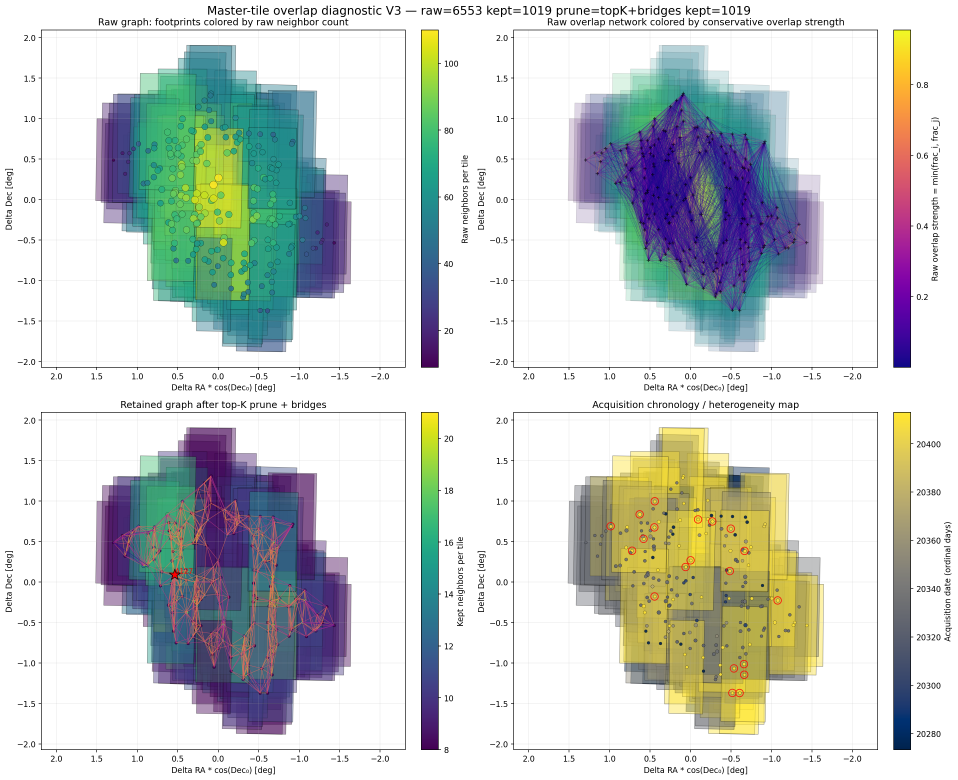
#> input picture tools/tile_overlap_diag/master_tiles_v3_overview.png, 2873 x 2340 px (shown at 1/3 size); its folder holds only this picture in this run
$ python -i lecropper.py   (imports and definitions only)
#> lines starting #> are read from the running program, lines starting #| are printed output that depends on the picture; after the words box and inside, x2 and y2 are one past the last pixel; in counts of white or black regions, pixels touching at a corner belong together
"""
╔═══════════════════════════════════════════════════════════════════════════════════╗
║ ZeMosaic / ZeSeestarStacker Project                                               ║
║                                                                                   ║
║ Auteur  : Tinystork, seigneur des couteaux à beurre (aka Tristan Nauleau)         ║
║ Partenaire : J.A.R.V.I.S. (/ˈdʒɑːrvɪs/) — Just a Rather Very Intelligent System   ║
║              (aka ChatGPT, Grand Maître du ciselage de code)                      ║
║                                                                                   ║
║ Licence : GNU General Public License v3.0 (GPL-3.0)                               ║
║                                                                                   ║
║ Description :                                                                     ║
║   Ce programme a été forgé à la lueur des pixels et de la caféine,                ║
║   dans le but noble de transformer des nuages de photons en art                   ║
║   astronomique. Si vous l’utilisez, pensez à dire “merci”,                        ║
║   à lever les yeux vers le ciel, ou à citer Tinystork et J.A.R.V.I.S.             ║
║   (le karma des développeurs en dépend).                                          ║
║                                                                                   ║
║ Avertissement :                                                                   ║
║   Aucune IA ni aucun couteau à beurre n’a été blessé durant le                    ║
║   développement de ce code.                                                       ║
╚═══════════════════════════════════════════════════════════════════════════════════╝


╔═══════════════════════════════════════════════════════════════════════════════════╗
║ ZeMosaic / ZeSeestarStacker Project                                               ║
║                                                                                   ║
║ Author  : Tinystork, Lord of the Butter Knives (aka Tristan Nauleau)              ║
║ Partner : J.A.R.V.I.S. (/ˈdʒɑːrvɪs/) — Just a Rather Very Intelligent System      ║
║           (aka ChatGPT, Grand Master of Code Chiseling)                           ║
║                                                                                   ║
║ License : GNU General Public License v3.0 (GPL-3.0)                               ║
║                                                                                   ║
║ Description:                                                                      ║
║   This program was forged under the sacred light of pixels and                    ║
║   caffeine, with the noble intent of turning clouds of photons into               ║
║   astronomical art. If you use it, please consider saying “thanks,”               ║
║   gazing at the stars, or crediting Tinystork and J.A.R.V.I.S. —                  ║
║   developer karma depends on it.                                                  ║
║                                                                                   ║
║ Disclaimer:                                                                       ║
║   No AIs or butter knives were harmed in the making of this code.                 ║
╚═══════════════════════════════════════════════════════════════════════════════════╝
"""

# [1 line not run here, left out]

import os
import sys
from pathlib import Path
import csv
import traceback
import tkinter as tk
from tkinter import filedialog, messagebox

import logging

import numpy as np
from astropy.io import fits
from typing import Any

try:  # SciPy is optional; fall back gracefully if missing
    from scipy import ndimage as _NDIMAGE  # type: ignore[import]
except Exception:  # pragma: no cover - SciPy not installed
    _NDIMAGE = None

from matplotlib.backends.backend_tkagg import FigureCanvasTkAgg
from matplotlib.figure import Figure


# ----------------------------- utilitaires numpy -----------------------------

# [74 lines left out: functions _safe_minmax, _normalize01, pool2, binary_erosion1, _binary_erosion, bbox_from_mask, not called in this run]


# -------------------------- coeur: détection auto-crop -----------------------

logger = logging.getLogger(__name__)

MIN_COVERAGE_ABS_DEFAULT = 3.0
MIN_COVERAGE_FRAC_DEFAULT = 0.4
MORPH_OPEN_PX_DEFAULT = 3

_COVERAGE_EXTNAME_CANDIDATES = (
    "COVERAGE",
    "COVER",
    "COV",
    "WEIGHT",
    "WEIGHTS",
    "WEIGHTMAP",
)
_COVERAGE_SIDE_SUFFIXES = ("_coverage", ".coverage", "-coverage")
_COVERAGE_SIDE_EXTENSIONS = (".fits", ".fit", ".fts")

_ALPHA_EXPORT_SETTINGS: dict[str, Any] | None = None


# [137 lines left out: functions _get_altaz_alpha_settings, _build_altaz_mask_from_coverage, not called in this run]


def _build_low_signal_border_mask(
    arr: np.ndarray,
    spatial_shape: tuple[int, int],
    leading_spatial: bool,
    margin_percent: float = 5.0,
    k_sigma: float = 1.0,
    min_inner_frac: float = 0.2,
) -> np.ndarray:
    """
    Build a 2D float mask [0,1] that downweights low-signal border regions.
    """

    if len(spatial_shape) != 2:
        raise ValueError("spatial_shape must be a tuple of (H, W)")

    H, W = int(spatial_shape[0]), int(spatial_shape[1])
    if H <= 0 or W <= 0:
        raise ValueError("spatial dimensions must be positive")

    arr_f = np.asarray(arr, dtype=np.float32)
    arr_f = np.nan_to_num(arr_f, nan=0.0, posinf=0.0, neginf=0.0)

    if arr_f.ndim == 2:
        lum2d = np.abs(arr_f)
    else:
        data = arr_f
        if leading_spatial:
            if data.shape[0] != H or data.shape[1] != W:
                if data.size % (H * W) != 0:
                    raise ValueError("array cannot be reshaped to (H, W, ...)")
                data = data.reshape(H, W, -1)
            axes = tuple(range(2, data.ndim))
        else:
            if data.shape[-2] != H or data.shape[-1] != W:
                if data.size % (H * W) != 0:
                    raise ValueError("array cannot be reshaped to (..., H, W)")
                data = data.reshape(-1, H, W)
            axes = tuple(range(0, data.ndim - 2))
        if axes:
            lum2d = np.mean(np.abs(data), axis=axes)
        else:
            lum2d = np.abs(data)

    lum2d = np.nan_to_num(lum2d, nan=0.0, posinf=0.0, neginf=0.0).astype(np.float32, copy=False)
    if lum2d.shape != (H, W):
        lum2d = lum2d.reshape(H, W)

    min_inner_frac = float(np.clip(min_inner_frac, 0.0, 0.45))
    inner_y0 = int(min_inner_frac * H)
    inner_y1 = int((1.0 - min_inner_frac) * H)
    inner_x0 = int(min_inner_frac * W)
    inner_x1 = int((1.0 - min_inner_frac) * W)

    def _ensure_span(start, end, limit):
        start = max(0, min(start, limit))
        end = max(start + 2, min(end, limit))
        if end - start < 4:
            center = limit // 2
            start = max(0, center - 2)
            end = min(limit, center + 2)
        return start, end

    inner_y0, inner_y1 = _ensure_span(inner_y0, inner_y1, H)
    inner_x0, inner_x1 = _ensure_span(inner_x0, inner_x1, W)

    core = lum2d[inner_y0:inner_y1, inner_x0:inner_x1]
    if core.size == 0:
        core = lum2d

    med = float(np.median(core))
    mad = float(np.median(np.abs(core - med)))
    sigma = 1.4826 * mad if mad > 0 else float(np.std(core))
    if not np.isfinite(sigma) or sigma <= 0:
        sigma = float(np.std(lum2d))
    if not np.isfinite(sigma) or sigma <= 0:
        sigma = 1e-3

    margin_percent = float(margin_percent)
    min_dim = float(min(H, W))
    margin_px = max(1.0, margin_percent * 0.01 * min_dim)
    band = max(4, int(round(margin_px)))
    thr_low = med - float(k_sigma) * sigma

    border = np.zeros_like(lum2d, dtype=bool)
    border[:band, :] = True
    border[-band:, :] = True
    border[:, :band] = True
    border[:, -band:] = True

    low_signal = border & (lum2d < thr_low)

    ndi = _NDIMAGE
    if ndi is not None and np.any(low_signal):
        try:
            low_signal = ndi.binary_opening(low_signal, iterations=1)
        except Exception:
            pass

    good = ~low_signal
    if not np.any(good):
        return np.ones_like(lum2d, dtype=np.float32)

    if ndi is not None:
        dist = ndi.distance_transform_edt(good)
    else:
        dist = np.where(good, 1.0, 0.0).astype(np.float32, copy=False)

    alpha = np.zeros_like(dist, dtype=np.float32)
    margin_feather = max(1.0, margin_px)

    if margin_feather <= 0:
        return good.astype(np.float32, copy=False)

    inside = dist >= margin_feather
    edge = (dist > 0) & (dist < margin_feather)

    alpha[inside] = 1.0
    if np.any(edge):
        t = dist[edge] / margin_feather
        alpha[edge] = t

    alpha[~good] = 0.0
    alpha = np.clip(alpha, 0.0, 1.0, out=alpha)
    return alpha


# [210 lines left out: functions detect_autocrop_rgb, _radial_falloff_mask, not called in this run]


def mask_altaz_artifacts(
    full_img,
    margin_percent=5.0,
    decay_ratio=0.15,
    fill_value=0.0,
    return_mask=False,
    hard_threshold=1e-3,
    coverage: np.ndarray | None = None,
    min_coverage_abs: float | None = None,
    min_coverage_frac: float | None = None,
    morph_open_px: int | None = None,
):
    """Softly attenuate Alt-Az rotation artifacts near the corners.

    Parameters
    ----------
    full_img : np.ndarray
        Image (2D) or cube (channel-first or channel-last) to be masked.
    margin_percent : float
        Percentage of the radius to attenuate from the borders.
    decay_ratio : float
        Controls how soft the transition is (0 -> hard cut).
    fill_value : float or None
        Value to use once the mask is close to zero. ``None`` keeps the
        smooth attenuation without forcing a hard fill.
    return_mask : bool
        Whether to return the generated mask alongside the image.
    hard_threshold : float
        Threshold below which the mask is considered "off" for fill_value.
    coverage : np.ndarray, optional
        Optional coverage map used to derive a data-driven alpha mask.
    min_coverage_abs : float, optional
        Absolute coverage threshold. Defaults to :data:`MIN_COVERAGE_ABS_DEFAULT`.
    min_coverage_frac : float, optional
        Fraction of max coverage to keep. Defaults to
        :data:`MIN_COVERAGE_FRAC_DEFAULT`.
    morph_open_px : int, optional
        Radius (in pixels) for morphological opening when coverage is used.
    """

    arr = np.asarray(full_img, dtype=np.float32)
    arr = arr.copy()

    if arr.ndim < 2:
        raise ValueError("mask_altaz_artifacts expects at least 2 dimensions")

    if arr.ndim == 2:
        spatial_shape = arr.shape
        leading_spatial = True
    else:
        head_shape = arr.shape[:2]
        tail_shape = arr.shape[-2:]
        head_area = head_shape[0] * head_shape[1]
        tail_area = tail_shape[0] * tail_shape[1]
        if head_area >= tail_area:
            spatial_shape = head_shape
            leading_spatial = True
        else:
            spatial_shape = tail_shape
            leading_spatial = False

    coverage_mask = None
    cov_arr = None
    if coverage is not None:
        try:
            cov_arr = np.asarray(coverage, dtype=np.float32)
            if cov_arr.ndim > 2:
                cov_arr = np.squeeze(cov_arr)
            if cov_arr.ndim != 2:
                raise ValueError("coverage map must be 2D")
            if cov_arr.shape != spatial_shape:
                logger.debug(
                    "Coverage map ignored due to shape mismatch: %s vs %s",
                    cov_arr.shape,
                    spatial_shape,
                )
                cov_arr = None
            elif not np.isfinite(cov_arr).any():
                logger.debug("Coverage map ignored: no finite values")
                cov_arr = None
        except Exception as exc:
            logger.debug("Coverage map ignored (%s)", exc)
            cov_arr = None

    if cov_arr is not None:
        try:
            cov_abs = MIN_COVERAGE_ABS_DEFAULT if min_coverage_abs is None else float(min_coverage_abs)
            cov_frac = MIN_COVERAGE_FRAC_DEFAULT if min_coverage_frac is None else float(min_coverage_frac)
            cov_morph = MORPH_OPEN_PX_DEFAULT if morph_open_px is None else int(morph_open_px)
        except Exception:
            cov_abs = MIN_COVERAGE_ABS_DEFAULT
            cov_frac = MIN_COVERAGE_FRAC_DEFAULT
            cov_morph = MORPH_OPEN_PX_DEFAULT

        try:
            _, coverage_mask = _build_altaz_mask_from_coverage(
                cov_arr,
                min_coverage_abs=cov_abs,
                min_coverage_frac=cov_frac,
                morph_open_px=cov_morph,
                margin_percent=margin_percent,
                decay=decay_ratio,
            )
        except Exception as exc:
            logger.warning(
                "AltAz coverage-based mask failed (%s); falling back to radial feather",
                exc,
            )
            coverage_mask = None

    if coverage_mask is not None:
        m = np.asarray(coverage_mask, dtype=np.float32)
        if m.ndim != 2:
            coverage_mask = None
        else:
            m = np.clip(m, 0.0, 1.0, out=m)
            frac_high = float((m > 0.99).mean())
            frac_low = float((m < 0.01).mean())
            if frac_high > 0.98 or frac_low > 0.98:
                logger.debug(
                    "Coverage-based mask considered non-discriminative "
                    "(frac_high=%.3f, frac_low=%.3f); will try signal-based fallback.",
                    frac_high,
                    frac_low,
                )
                coverage_mask = None

    mask2d = None
    if coverage_mask is not None:
        mask2d = np.asarray(coverage_mask, dtype=np.float32)
    else:
        try:
            mask2d = _build_low_signal_border_mask(
                arr,
                spatial_shape=spatial_shape,
                leading_spatial=leading_spatial,
                margin_percent=margin_percent,
                k_sigma=1.0,
                min_inner_frac=0.2,
            )
            logger.debug("AltAz cleanup: using low-signal border mask fallback")
        except Exception as exc:
            logger.debug("Low-signal fallback failed (%s); will use radial feather", exc)
            mask2d = None

    if mask2d is None:
        mask2d = _radial_falloff_mask(spatial_shape, margin_percent, decay_ratio)

    if arr.ndim == 2:
        masked = arr * mask2d
    elif leading_spatial:
        stretch = spatial_shape + (1,) * (arr.ndim - 2)
        masked = arr * mask2d.reshape(stretch)
    else:
        stretch = (1,) * (arr.ndim - 2) + spatial_shape
        masked = arr * mask2d.reshape(stretch)

    if fill_value is not None:
        fill_mask = mask2d <= float(hard_threshold)
        if np.isnan(fill_value):
            fill_value = np.nan
        if masked.ndim == 2:
            masked = np.where(fill_mask, fill_value, masked)
        elif leading_spatial:
            fill_shape = spatial_shape + (1,) * (masked.ndim - 2)
            masked = np.where(fill_mask.reshape(fill_shape), fill_value, masked)
        else:
            fill_shape = (1,) * (masked.ndim - 2) + spatial_shape
            masked = np.where(fill_mask.reshape(fill_shape), fill_value, masked)

    if return_mask:
        return masked, mask2d
    return masked


# [491 lines left out: functions apply_altaz_cleanup, _sanitize_coverage_array, _maybe_extract_coverage_from_hdul, _maybe_load_sidecar_coverage, _trim_color_edges_fullres, _trim_colorcast_edges_fullres and 2 more, not called in this run]


# ---------------------------------- GUI --------------------------------------

class AutoCropApp:
    # [259 lines left out: functions __init__, browse_dir, refresh_files, _get_altaz_params, analyze, on_select and 3 more, not called in this run]


# --------------------------------- main --------------------------------------

# [4 lines not run here, left out]

>>> import cv2
>>> picture = cv2.imread('tools/tile_overlap_diag/master_tiles_v3_overview.png', cv2.IMREAD_GRAYSCALE)
>>> result = mask_altaz_artifacts(picture)
#> in _build_low_signal_border_mask, `core = lum2d[inner_y0:inner_y1, inner_x0:inner_x1]`:
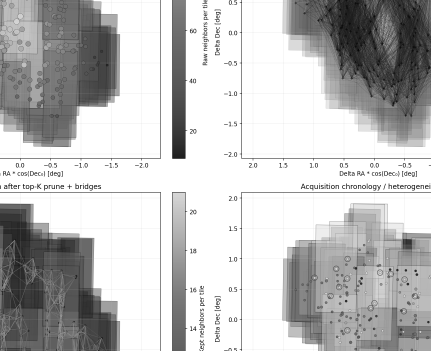
#> core: shape (1404, 1724) float32 (shown at 1/4 size); min 0, max 255, mean 191.6
#> in _build_low_signal_border_mask, `med = float(np.median(core))`: med = 255
#> in _build_low_signal_border_mask, `mad = float(np.median(np.abs(core - med)))`: mad = 0
#> in _build_low_signal_border_mask, `sigma = 1.4826 * mad if mad > 0 else float(np.std(core))`: sigma = 76.99
#> in _build_low_signal_border_mask, `thr_low = med - float(k_sigma) * sigma`: thr_low = 178
#> in _build_low_signal_border_mask, `low_signal = border & (lum2d < thr_low)`:
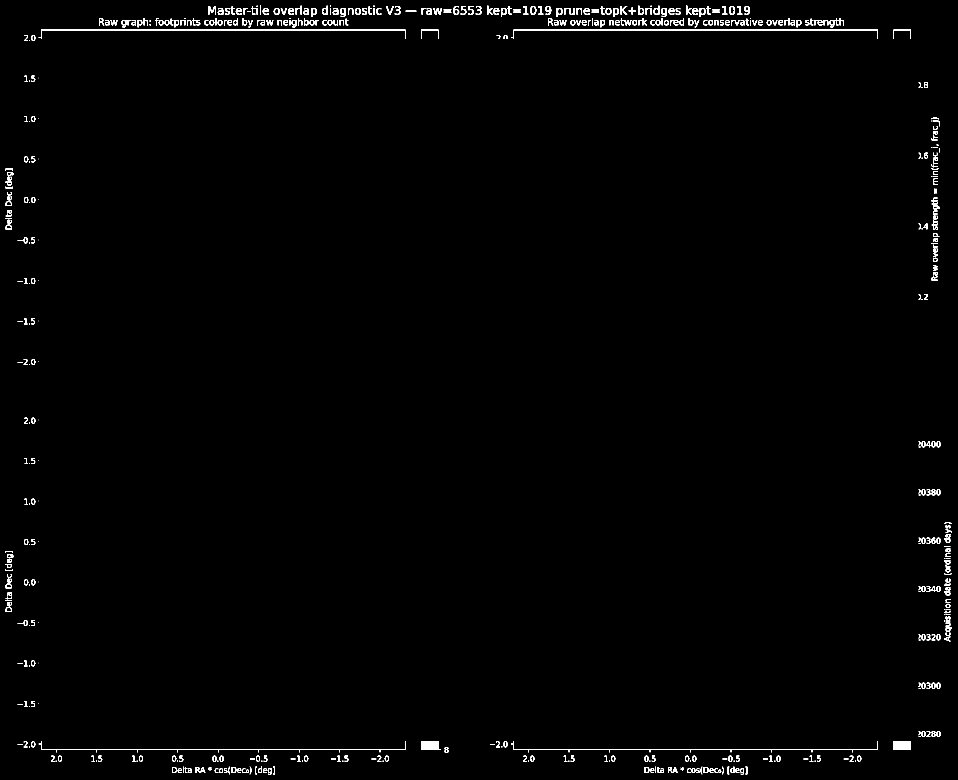
#> low_signal: shape (2340, 2873) bool (shown at 1/3 size); 0.87% white; 532 white regions (81 under 20 px), largest, box (x1, y1, x2, y2) and area: (116, 2223, 1217, 2257) 2428, (1533, 2223, 2634, 2257) 2428, (116, 89, 1217, 117) 2306
#> in _build_low_signal_border_mask, `dist = ndi.distance_transform_edt(good)`:
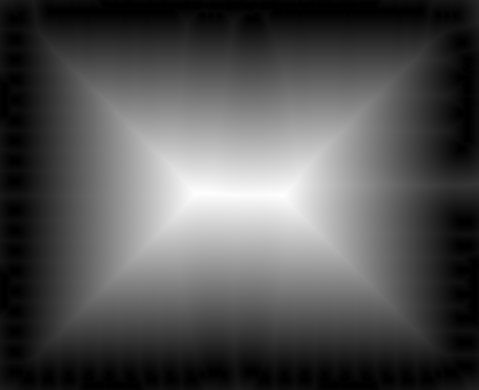
#> dist: shape (2340, 2873) float64 (shown at 1/6 size); min 0, max 1068.3, mean 342.8; drawn with min black and max white
#> in _build_low_signal_border_mask, `edge = (dist > 0) & (dist < margin_feather)`:
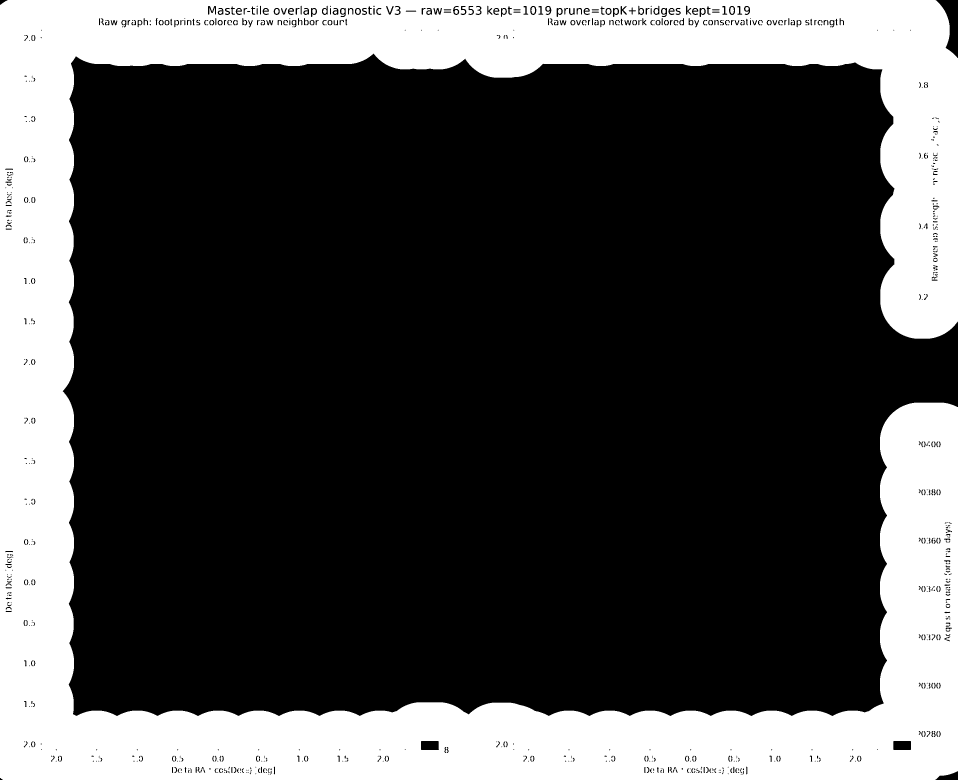
#> edge: shape (2340, 2873) bool (shown at 1/3 size); 28.5% white; 50 white regions, largest, box (x1, y1, x2, y2) and area: (0, 0, 2873, 2340) 1912619, (1594, 21, 1605, 42) 180, (2191, 21, 2202, 42) 180
#> in _build_low_signal_border_mask, `alpha[edge] = t`:
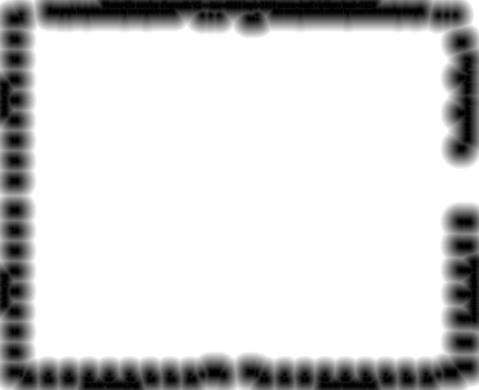
#> alpha: shape (2340, 2873) float32 (shown at 1/6 size); min 0, max 1, mean 0.829
#> in mask_altaz_artifacts, `masked = arr * mask2d`:
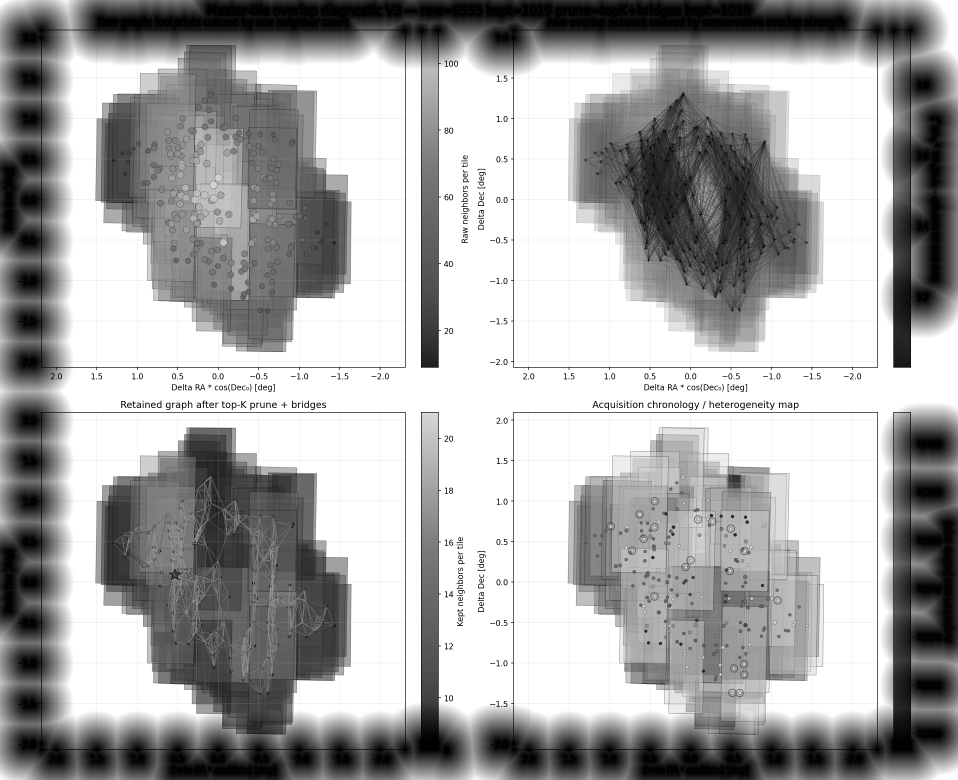
#> masked: shape (2340, 2873) float32 (shown at 1/3 size); min 0, max 255, mean 167.9
